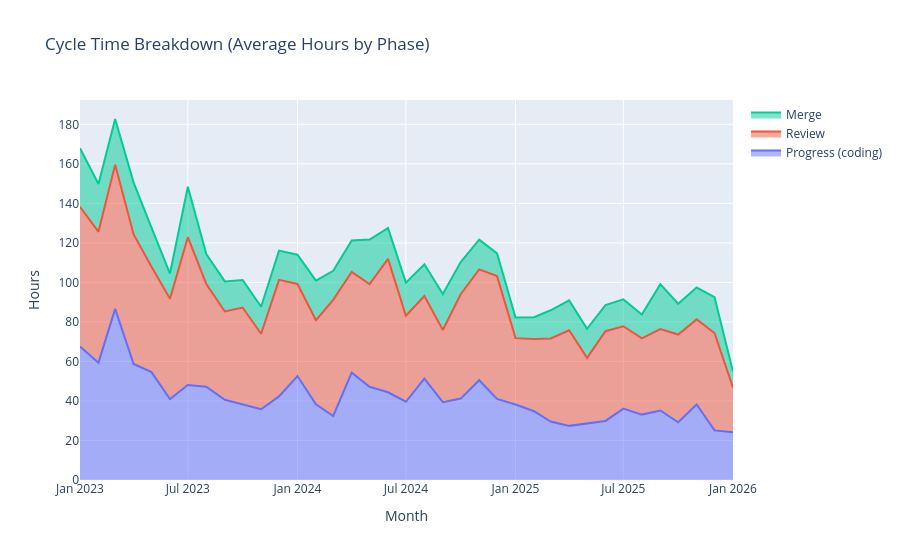

The cell this chart's notebook holds for it:
### Code cell
# Stacked area chart showing where time goes (AVERAGE hours)
fig = go.Figure()

fig.add_trace(go.Scatter(
    x=df_breakdown['month'], y=df_breakdown['avg_progress_hours'],
    name='Progress (coding)', stackgroup='one', mode='lines'
))
fig.add_trace(go.Scatter(
    x=df_breakdown['month'], y=df_breakdown['avg_review_hours'],
    name='Review', stackgroup='one', mode='lines'
))
fig.add_trace(go.Scatter(
    x=df_breakdown['month'], y=df_breakdown['avg_merge_hours'],
    name='Merge', stackgroup='one', mode='lines'
))

fig.update_layout(
    title='Cycle Time Breakdown (Average Hours by Phase)',
    yaxis_title='Hours',
    xaxis_title='Month'
)
fig.show()

### Figure 1 — Plotly figure (JSON) as saved in the notebook; plotly's stock layout.template omitted (floating-point values rounded to 4 significant figures)
{"data": [{"mode": "lines", "name": "Progress (coding)", "stackgroup": "one", "type": "scatter", "x": ["2023-01-01", "2023-02-01", "2023-03-01", "2023-04-01", "2023-05-01", "2023-06-01", "2023-07-01", "2023-08-01", "2023-09-01", "2023-10-01", "2023-11-01", "2023-12-01", "2024-01-01", "2024-02-01", "2024-03-01", "2024-04-01", "2024-05-01", "2024-06-01", "2024-07-01", "2024-08-01", "2024-09-01", "2024-10-01", "2024-11-01", "2024-12-01", "2025-01-01", "2025-02-01", "2025-03-01", "2025-04-01", "2025-05-01", "2025-06-01", "2025-07-01", "2025-08-01", "2025-09-01", "2025-10-01", "2025-11-01", "2025-12-01", "2026-01-01"], "y": [67.6, 59.4, 86.6, 58.7, 54.6, 41, 48.1, 47.2, 40.6, 38.1, 35.8, 42.3, 52.6, 38.3, 32.4, 54.3, 47.2, 44.4, 39.6, 51.3, 39.4, 41.2, 50.5, 41, 38.2, 34.8, 29.6, 27.4, 28.8, 29.9, 36.1, 33.1, 35.2, 29.2, 38.2, 25.1, 24.1]}, {"mode": "lines", "name": "Review", "stackgroup": "one", "type": "scatter", "x": ["2023-01-01", "2023-02-01", "2023-03-01", "2023-04-01", "2023-05-01", "2023-06-01", "2023-07-01", "2023-08-01", "2023-09-01", "2023-10-01", "2023-11-01", "2023-12-01", "2024-01-01", "2024-02-01", "2024-03-01", "2024-04-01", "2024-05-01", "2024-06-01", "2024-07-01", "2024-08-01", "2024-09-01", "2024-10-01", "2024-11-01", "2024-12-01", "2025-01-01", "2025-02-01", "2025-03-01", "2025-04-01", "2025-05-01", "2025-06-01", "2025-07-01", "2025-08-01", "2025-09-01", "2025-10-01", "2025-11-01", "2025-12-01", "2026-01-01"], "y": [70.7, 66.2, 73, 65.6, 53.3, 50.7, 74.8, 52, 44.7, 49.2, 38.2, 59, 46.6, 42.6, 58.8, 51, 51.9, 67.5, 43.5, 41.8, 36.5, 52.8, 56.1, 62.2, 33.6, 36.6, 42, 48.4, 33, 45.4, 41.7, 38.6, 41.2, 44.4, 43.1, 49.3, 22.6]}, {"mode": "lines", "name": "Merge", "stackgroup": "one", "type": "scatter", "x": ["2023-01-01", "2023-02-01", "2023-03-01", "2023-04-01", "2023-05-01", "2023-06-01", "2023-07-01", "2023-08-01", "2023-09-01", "2023-10-01", "2023-11-01", "2023-12-01", "2024-01-01", "2024-02-01", "2024-03-01", "2024-04-01", "2024-05-01", "2024-06-01", "2024-07-01", "2024-08-01", "2024-09-01", "2024-10-01", "2024-11-01", "2024-12-01", "2025-01-01", "2025-02-01", "2025-03-01", "2025-04-01", "2025-05-01", "2025-06-01", "2025-07-01", "2025-08-01", "2025-09-01", "2025-10-01", "2025-11-01", "2025-12-01", "2026-01-01"], "y": [29.6, 24.2, 23.1, 26.2, 19.8, 12.8, 25.5, 15.2, 15.2, 13.9, 13.7, 14.8, 14.8, 20, 14.7, 15.9, 22.6, 15.6, 16.8, 16.1, 18.2, 16.3, 15, 11.5, 10.4, 11, 14.3, 15.1, 14.7, 13.2, 13.6, 12.1, 22.7, 15.6, 16.1, 18.1, 8.2]}], "layout": {"title": {"text": "Cycle Time Breakdown (Average Hours by Phase)"}, "xaxis": {"title": {"text": "Month"}}, "yaxis": {"title": {"text": "Hours"}}}}
